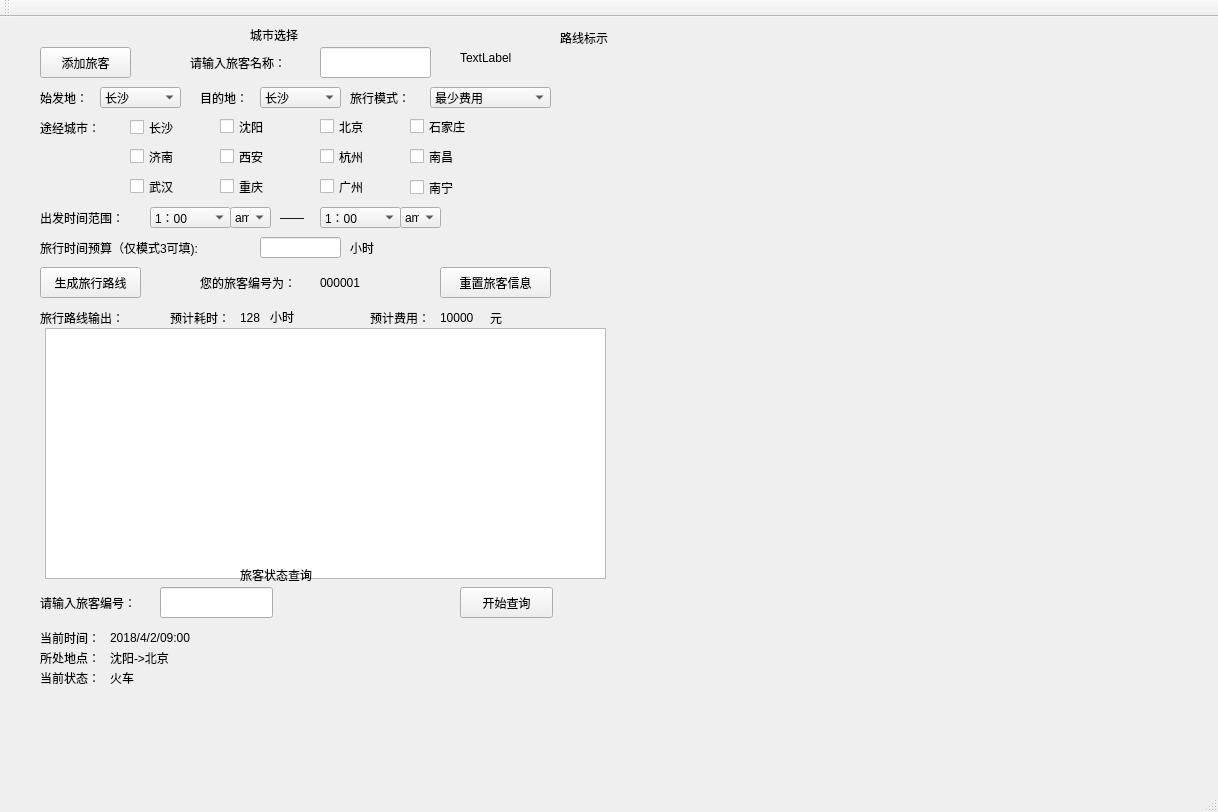
<?xml version="1.0" encoding="UTF-8"?>
<ui version="4.0">
 <class>MainWindow</class>
 <widget class="QMainWindow" name="MainWindow">
  <property name="geometry">
   <rect>
    <x>0</x>
    <y>0</y>
    <width>1218</width>
    <height>812</height>
   </rect>
  </property>
  <property name="windowTitle">
   <string>MainWindow</string>
  </property>
  <widget class="QWidget" name="centralWidget">
   <widget class="QCheckBox" name="City5">
    <property name="geometry">
     <rect>
      <x>220</x>
      <y>130</y>
      <width>71</width>
      <height>19</height>
     </rect>
    </property>
    <property name="text">
     <string>西安</string>
    </property>
   </widget>
   <widget class="QCheckBox" name="City0">
    <property name="geometry">
     <rect>
      <x>130</x>
      <y>100</y>
      <width>71</width>
      <height>21</height>
     </rect>
    </property>
    <property name="text">
     <string>长沙</string>
    </property>
    <property name="checked">
     <bool>false</bool>
    </property>
   </widget>
   <widget class="QLabel" name="Start">
    <property name="geometry">
     <rect>
      <x>40</x>
      <y>70</y>
      <width>61</width>
      <height>21</height>
     </rect>
    </property>
    <property name="text">
     <string>始发地：</string>
    </property>
   </widget>
   <widget class="QLabel" name="label_17">
    <property name="geometry">
     <rect>
      <x>280</x>
      <y>190</y>
      <width>31</width>
      <height>21</height>
     </rect>
    </property>
    <property name="text">
     <string>——</string>
    </property>
   </widget>
   <widget class="QLabel" name="TravelerNumber_Output">
    <property name="geometry">
     <rect>
      <x>320</x>
      <y>250</y>
      <width>81</width>
      <height>31</height>
     </rect>
    </property>
    <property name="text">
     <string>000001</string>
    </property>
   </widget>
   <widget class="QComboBox" name="End_Select">
    <property name="geometry">
     <rect>
      <x>260</x>
      <y>70</y>
      <width>81</width>
      <height>21</height>
     </rect>
    </property>
    <property name="currentIndex">
     <number>0</number>
    </property>
    <item>
     <property name="text">
      <string>长沙</string>
     </property>
    </item>
    <item>
     <property name="text">
      <string>沈阳</string>
     </property>
    </item>
    <item>
     <property name="text">
      <string>北京</string>
     </property>
    </item>
    <item>
     <property name="text">
      <string>石家庄</string>
     </property>
    </item>
    <item>
     <property name="text">
      <string>济南</string>
     </property>
    </item>
    <item>
     <property name="text">
      <string>西安</string>
     </property>
    </item>
    <item>
     <property name="text">
      <string>杭州</string>
     </property>
    </item>
    <item>
     <property name="text">
      <string>南昌</string>
     </property>
    </item>
    <item>
     <property name="text">
      <string>武汉</string>
     </property>
    </item>
    <item>
     <property name="text">
      <string>重庆</string>
     </property>
    </item>
    <item>
     <property name="text">
      <string>广州</string>
     </property>
    </item>
    <item>
     <property name="text">
      <string>南宁</string>
     </property>
    </item>
   </widget>
   <widget class="QLabel" name="CurrentTime_Output">
    <property name="geometry">
     <rect>
      <x>110</x>
      <y>610</y>
      <width>151</width>
      <height>21</height>
     </rect>
    </property>
    <property name="text">
     <string>2018/4/2/09:00</string>
    </property>
   </widget>
   <widget class="QLabel" name="ThroughCity">
    <property name="geometry">
     <rect>
      <x>40</x>
      <y>100</y>
      <width>72</width>
      <height>21</height>
     </rect>
    </property>
    <property name="text">
     <string>途经城市：</string>
    </property>
   </widget>
   <widget class="QCheckBox" name="City3">
    <property name="geometry">
     <rect>
      <x>410</x>
      <y>100</y>
      <width>71</width>
      <height>19</height>
     </rect>
    </property>
    <property name="text">
     <string>石家庄</string>
    </property>
   </widget>
   <widget class="QLabel" name="yuan">
    <property name="geometry">
     <rect>
      <x>490</x>
      <y>290</y>
      <width>21</width>
      <height>21</height>
     </rect>
    </property>
    <property name="text">
     <string>元</string>
    </property>
   </widget>
   <widget class="QLabel" name="TravelTime_Budget">
    <property name="geometry">
     <rect>
      <x>40</x>
      <y>220</y>
      <width>221</width>
      <height>21</height>
     </rect>
    </property>
    <property name="text">
     <string>旅行时间预算（仅模式3可填):</string>
    </property>
   </widget>
   <widget class="QLabel" name="State_Output">
    <property name="geometry">
     <rect>
      <x>110</x>
      <y>650</y>
      <width>151</width>
      <height>21</height>
     </rect>
    </property>
    <property name="text">
     <string>火车</string>
    </property>
   </widget>
   <widget class="QCheckBox" name="City7">
    <property name="geometry">
     <rect>
      <x>410</x>
      <y>130</y>
      <width>71</width>
      <height>19</height>
     </rect>
    </property>
    <property name="text">
     <string>南昌</string>
    </property>
   </widget>
   <widget class="QLabel" name="TravelerName">
    <property name="geometry">
     <rect>
      <x>190</x>
      <y>30</y>
      <width>121</width>
      <height>31</height>
     </rect>
    </property>
    <property name="text">
     <string>请输入旅客名称：</string>
    </property>
   </widget>
   <widget class="QLabel" name="Strat_Time_Range">
    <property name="geometry">
     <rect>
      <x>40</x>
      <y>190</y>
      <width>111</width>
      <height>21</height>
     </rect>
    </property>
    <property name="text">
     <string>出发时间范围：</string>
    </property>
   </widget>
   <widget class="QCheckBox" name="City9">
    <property name="geometry">
     <rect>
      <x>220</x>
      <y>160</y>
      <width>71</width>
      <height>19</height>
     </rect>
    </property>
    <property name="text">
     <string>重庆</string>
    </property>
   </widget>
   <widget class="QLabel" name="TotalFare_Output">
    <property name="geometry">
     <rect>
      <x>440</x>
      <y>290</y>
      <width>51</width>
      <height>21</height>
     </rect>
    </property>
    <property name="text">
     <string>10000</string>
    </property>
   </widget>
   <widget class="QLabel" name="TravelerLocation">
    <property name="geometry">
     <rect>
      <x>40</x>
      <y>630</y>
      <width>72</width>
      <height>21</height>
     </rect>
    </property>
    <property name="text">
     <string>所处地点：</string>
    </property>
   </widget>
   <widget class="QLabel" name="Hour">
    <property name="geometry">
     <rect>
      <x>350</x>
      <y>220</y>
      <width>31</width>
      <height>21</height>
     </rect>
    </property>
    <property name="text">
     <string>小时</string>
    </property>
   </widget>
   <widget class="QLabel" name="Destination">
    <property name="geometry">
     <rect>
      <x>200</x>
      <y>70</y>
      <width>61</width>
      <height>21</height>
     </rect>
    </property>
    <property name="text">
     <string>目的地：</string>
    </property>
   </widget>
   <widget class="QTextBrowser" name="TravelPath_Output">
    <property name="geometry">
     <rect>
      <x>45</x>
      <y>311</y>
      <width>561</width>
      <height>251</height>
     </rect>
    </property>
   </widget>
   <widget class="QCheckBox" name="City11">
    <property name="geometry">
     <rect>
      <x>410</x>
      <y>160</y>
      <width>71</width>
      <height>21</height>
     </rect>
    </property>
    <property name="text">
     <string>南宁</string>
    </property>
   </widget>
   <widget class="QLabel" name="TotalTime_Output">
    <property name="geometry">
     <rect>
      <x>240</x>
      <y>290</y>
      <width>41</width>
      <height>21</height>
     </rect>
    </property>
    <property name="text">
     <string>128</string>
    </property>
   </widget>
   <widget class="QLabel" name="TotalFare">
    <property name="geometry">
     <rect>
      <x>370</x>
      <y>290</y>
      <width>71</width>
      <height>21</height>
     </rect>
    </property>
    <property name="text">
     <string>预计费用：</string>
    </property>
   </widget>
   <widget class="QLabel" name="CurrentState">
    <property name="geometry">
     <rect>
      <x>40</x>
      <y>650</y>
      <width>72</width>
      <height>21</height>
     </rect>
    </property>
    <property name="text">
     <string>当前状态：</string>
    </property>
   </widget>
   <widget class="QLineEdit" name="TravelerNumber_Input">
    <property name="geometry">
     <rect>
      <x>160</x>
      <y>570</y>
      <width>113</width>
      <height>31</height>
     </rect>
    </property>
   </widget>
   <widget class="QPushButton" name="startQuery_Click">
    <property name="geometry">
     <rect>
      <x>460</x>
      <y>570</y>
      <width>93</width>
      <height>31</height>
     </rect>
    </property>
    <property name="text">
     <string>开始查询</string>
    </property>
   </widget>
   <widget class="QCheckBox" name="City1">
    <property name="geometry">
     <rect>
      <x>220</x>
      <y>100</y>
      <width>71</width>
      <height>19</height>
     </rect>
    </property>
    <property name="text">
     <string>沈阳</string>
    </property>
   </widget>
   <widget class="QLabel" name="TravelerState_Search">
    <property name="geometry">
     <rect>
      <x>240</x>
      <y>550</y>
      <width>101</width>
      <height>16</height>
     </rect>
    </property>
    <property name="text">
     <string>旅客状态查询</string>
    </property>
   </widget>
   <widget class="QComboBox" name="AmPm1">
    <property name="geometry">
     <rect>
      <x>230</x>
      <y>190</y>
      <width>41</width>
      <height>21</height>
     </rect>
    </property>
    <property name="currentIndex">
     <number>0</number>
    </property>
    <item>
     <property name="text">
      <string>am</string>
     </property>
    </item>
    <item>
     <property name="text">
      <string>pm</string>
     </property>
    </item>
   </widget>
   <widget class="QCheckBox" name="City6">
    <property name="geometry">
     <rect>
      <x>320</x>
      <y>130</y>
      <width>71</width>
      <height>19</height>
     </rect>
    </property>
    <property name="text">
     <string>杭州</string>
    </property>
   </widget>
   <widget class="QLabel" name="TravelPath">
    <property name="geometry">
     <rect>
      <x>40</x>
      <y>290</y>
      <width>111</width>
      <height>21</height>
     </rect>
    </property>
    <property name="text">
     <string>旅行路线输出：</string>
    </property>
   </widget>
   <widget class="QComboBox" name="TimeRange_End">
    <property name="geometry">
     <rect>
      <x>320</x>
      <y>190</y>
      <width>81</width>
      <height>21</height>
     </rect>
    </property>
    <item>
     <property name="text">
      <string>1：00</string>
     </property>
    </item>
    <item>
     <property name="text">
      <string>2：00</string>
     </property>
    </item>
    <item>
     <property name="text">
      <string>3：00</string>
     </property>
    </item>
    <item>
     <property name="text">
      <string>4：00</string>
     </property>
    </item>
    <item>
     <property name="text">
      <string>5：00</string>
     </property>
    </item>
    <item>
     <property name="text">
      <string>6：00</string>
     </property>
    </item>
    <item>
     <property name="text">
      <string>7：00</string>
     </property>
    </item>
    <item>
     <property name="text">
      <string>8：00</string>
     </property>
    </item>
    <item>
     <property name="text">
      <string>9：00</string>
     </property>
    </item>
    <item>
     <property name="text">
      <string>10：00</string>
     </property>
    </item>
    <item>
     <property name="text">
      <string>11：00</string>
     </property>
    </item>
    <item>
     <property name="text">
      <string>12：00</string>
     </property>
    </item>
   </widget>
   <widget class="QLabel" name="TotalTime">
    <property name="geometry">
     <rect>
      <x>170</x>
      <y>290</y>
      <width>71</width>
      <height>21</height>
     </rect>
    </property>
    <property name="text">
     <string>预计耗时：</string>
    </property>
   </widget>
   <widget class="QComboBox" name="AmPm2">
    <property name="geometry">
     <rect>
      <x>400</x>
      <y>190</y>
      <width>41</width>
      <height>21</height>
     </rect>
    </property>
    <item>
     <property name="text">
      <string>am</string>
     </property>
    </item>
    <item>
     <property name="text">
      <string>pm</string>
     </property>
    </item>
   </widget>
   <widget class="QCheckBox" name="City2">
    <property name="geometry">
     <rect>
      <x>320</x>
      <y>100</y>
      <width>71</width>
      <height>19</height>
     </rect>
    </property>
    <property name="text">
     <string>北京</string>
    </property>
   </widget>
   <widget class="QLabel" name="TravelMode">
    <property name="geometry">
     <rect>
      <x>350</x>
      <y>70</y>
      <width>71</width>
      <height>21</height>
     </rect>
    </property>
    <property name="text">
     <string>旅行模式：</string>
    </property>
   </widget>
   <widget class="QLabel" name="Hour_2">
    <property name="geometry">
     <rect>
      <x>270</x>
      <y>290</y>
      <width>31</width>
      <height>20</height>
     </rect>
    </property>
    <property name="text">
     <string>小时</string>
    </property>
   </widget>
   <widget class="QLabel" name="Location_Output">
    <property name="geometry">
     <rect>
      <x>110</x>
      <y>630</y>
      <width>151</width>
      <height>21</height>
     </rect>
    </property>
    <property name="text">
     <string>沈阳-&gt;北京</string>
    </property>
   </widget>
   <widget class="QLabel" name="CurrentTime">
    <property name="geometry">
     <rect>
      <x>40</x>
      <y>610</y>
      <width>72</width>
      <height>21</height>
     </rect>
    </property>
    <property name="text">
     <string>当前时间：</string>
    </property>
   </widget>
   <widget class="QLabel" name="TravelerNumber_2">
    <property name="geometry">
     <rect>
      <x>40</x>
      <y>570</y>
      <width>121</width>
      <height>31</height>
     </rect>
    </property>
    <property name="text">
     <string>请输入旅客编号：</string>
    </property>
   </widget>
   <widget class="QLineEdit" name="TimeBudget_Input">
    <property name="geometry">
     <rect>
      <x>260</x>
      <y>220</y>
      <width>81</width>
      <height>21</height>
     </rect>
    </property>
   </widget>
   <widget class="QPushButton" name="resetTravelerInfo">
    <property name="geometry">
     <rect>
      <x>440</x>
      <y>250</y>
      <width>111</width>
      <height>31</height>
     </rect>
    </property>
    <property name="text">
     <string>重置旅客信息</string>
    </property>
   </widget>
   <widget class="QCheckBox" name="City8">
    <property name="geometry">
     <rect>
      <x>130</x>
      <y>160</y>
      <width>71</width>
      <height>19</height>
     </rect>
    </property>
    <property name="text">
     <string>武汉</string>
    </property>
   </widget>
   <widget class="QWidget" name="RouteGraph_Output" native="true">
    <property name="geometry">
     <rect>
      <x>610</x>
      <y>40</y>
      <width>751</width>
      <height>641</height>
     </rect>
    </property>
   </widget>
   <widget class="QLabel" name="CitySelect">
    <property name="geometry">
     <rect>
      <x>250</x>
      <y>10</y>
      <width>72</width>
      <height>15</height>
     </rect>
    </property>
    <property name="text">
     <string>城市选择</string>
    </property>
   </widget>
   <widget class="QComboBox" name="Start_Select">
    <property name="geometry">
     <rect>
      <x>100</x>
      <y>70</y>
      <width>81</width>
      <height>21</height>
     </rect>
    </property>
    <property name="currentIndex">
     <number>0</number>
    </property>
    <item>
     <property name="text">
      <string>长沙</string>
     </property>
    </item>
    <item>
     <property name="text">
      <string>沈阳</string>
     </property>
    </item>
    <item>
     <property name="text">
      <string>北京</string>
     </property>
    </item>
    <item>
     <property name="text">
      <string>石家庄</string>
     </property>
    </item>
    <item>
     <property name="text">
      <string>济南</string>
     </property>
    </item>
    <item>
     <property name="text">
      <string>西安</string>
     </property>
    </item>
    <item>
     <property name="text">
      <string>杭州</string>
     </property>
    </item>
    <item>
     <property name="text">
      <string>南昌</string>
     </property>
    </item>
    <item>
     <property name="text">
      <string>武汉</string>
     </property>
    </item>
    <item>
     <property name="text">
      <string>重庆</string>
     </property>
    </item>
    <item>
     <property name="text">
      <string>广州</string>
     </property>
    </item>
    <item>
     <property name="text">
      <string>南宁</string>
     </property>
    </item>
   </widget>
   <widget class="QPushButton" name="addTraveler_Click">
    <property name="geometry">
     <rect>
      <x>40</x>
      <y>30</y>
      <width>91</width>
      <height>31</height>
     </rect>
    </property>
    <property name="text">
     <string>添加旅客</string>
    </property>
   </widget>
   <widget class="QLineEdit" name="TravelerName_Input">
    <property name="geometry">
     <rect>
      <x>320</x>
      <y>30</y>
      <width>111</width>
      <height>31</height>
     </rect>
    </property>
    <property name="inputMask">
     <string/>
    </property>
    <property name="text">
     <string/>
    </property>
   </widget>
   <widget class="QCheckBox" name="City4">
    <property name="geometry">
     <rect>
      <x>130</x>
      <y>130</y>
      <width>71</width>
      <height>19</height>
     </rect>
    </property>
    <property name="text">
     <string>济南</string>
    </property>
   </widget>
   <widget class="QComboBox" name="Mode_Select">
    <property name="enabled">
     <bool>true</bool>
    </property>
    <property name="geometry">
     <rect>
      <x>430</x>
      <y>70</y>
      <width>121</width>
      <height>21</height>
     </rect>
    </property>
    <property name="currentIndex">
     <number>0</number>
    </property>
    <item>
     <property name="text">
      <string>最少费用</string>
     </property>
    </item>
    <item>
     <property name="text">
      <string>最少时间</string>
     </property>
    </item>
    <item>
     <property name="text">
      <string>限时最少费用</string>
     </property>
    </item>
   </widget>
   <widget class="QPushButton" name="creatTravelPath_Click">
    <property name="geometry">
     <rect>
      <x>40</x>
      <y>250</y>
      <width>101</width>
      <height>31</height>
     </rect>
    </property>
    <property name="text">
     <string>生成旅行路线</string>
    </property>
   </widget>
   <widget class="QComboBox" name="TimeRange_Start">
    <property name="geometry">
     <rect>
      <x>150</x>
      <y>190</y>
      <width>81</width>
      <height>21</height>
     </rect>
    </property>
    <item>
     <property name="text">
      <string>1：00</string>
     </property>
    </item>
    <item>
     <property name="text">
      <string>2：00</string>
     </property>
    </item>
    <item>
     <property name="text">
      <string>3：00</string>
     </property>
    </item>
    <item>
     <property name="text">
      <string>4：00</string>
     </property>
    </item>
    <item>
     <property name="text">
      <string>5：00</string>
     </property>
    </item>
    <item>
     <property name="text">
      <string>6：00</string>
     </property>
    </item>
    <item>
     <property name="text">
      <string>7：00</string>
     </property>
    </item>
    <item>
     <property name="text">
      <string>8：00</string>
     </property>
    </item>
    <item>
     <property name="text">
      <string>9：00</string>
     </property>
    </item>
    <item>
     <property name="text">
      <string>10：00</string>
     </property>
    </item>
    <item>
     <property name="text">
      <string>11：00</string>
     </property>
    </item>
    <item>
     <property name="text">
      <string>12：00</string>
     </property>
    </item>
   </widget>
   <widget class="QLabel" name="TravelerNumber">
    <property name="geometry">
     <rect>
      <x>200</x>
      <y>250</y>
      <width>121</width>
      <height>31</height>
     </rect>
    </property>
    <property name="text">
     <string>您的旅客编号为：</string>
    </property>
   </widget>
   <widget class="QLabel" name="RouteGraph">
    <property name="geometry">
     <rect>
      <x>560</x>
      <y>10</y>
      <width>72</width>
      <height>21</height>
     </rect>
    </property>
    <property name="text">
     <string>路线标示</string>
    </property>
   </widget>
   <widget class="QCheckBox" name="City10">
    <property name="geometry">
     <rect>
      <x>320</x>
      <y>160</y>
      <width>71</width>
      <height>19</height>
     </rect>
    </property>
    <property name="text">
     <string>广州</string>
    </property>
   </widget>
   <widget class="QLabel" name="label">
    <property name="geometry">
     <rect>
      <x>460</x>
      <y>30</y>
      <width>71</width>
      <height>21</height>
     </rect>
    </property>
    <property name="text">
     <string>TextLabel</string>
    </property>
   </widget>
  </widget>
  <widget class="QMenuBar" name="menuBar">
   <property name="geometry">
    <rect>
     <x>0</x>
     <y>0</y>
     <width>1218</width>
     <height>26</height>
    </rect>
   </property>
  </widget>
  <widget class="QToolBar" name="mainToolBar">
   <attribute name="toolBarArea">
    <enum>TopToolBarArea</enum>
   </attribute>
   <attribute name="toolBarBreak">
    <bool>false</bool>
   </attribute>
  </widget>
  <widget class="QStatusBar" name="statusBar"/>
 </widget>
 <layoutdefault spacing="6" margin="11"/>
 <resources/>
 <connections/>
</ui>
